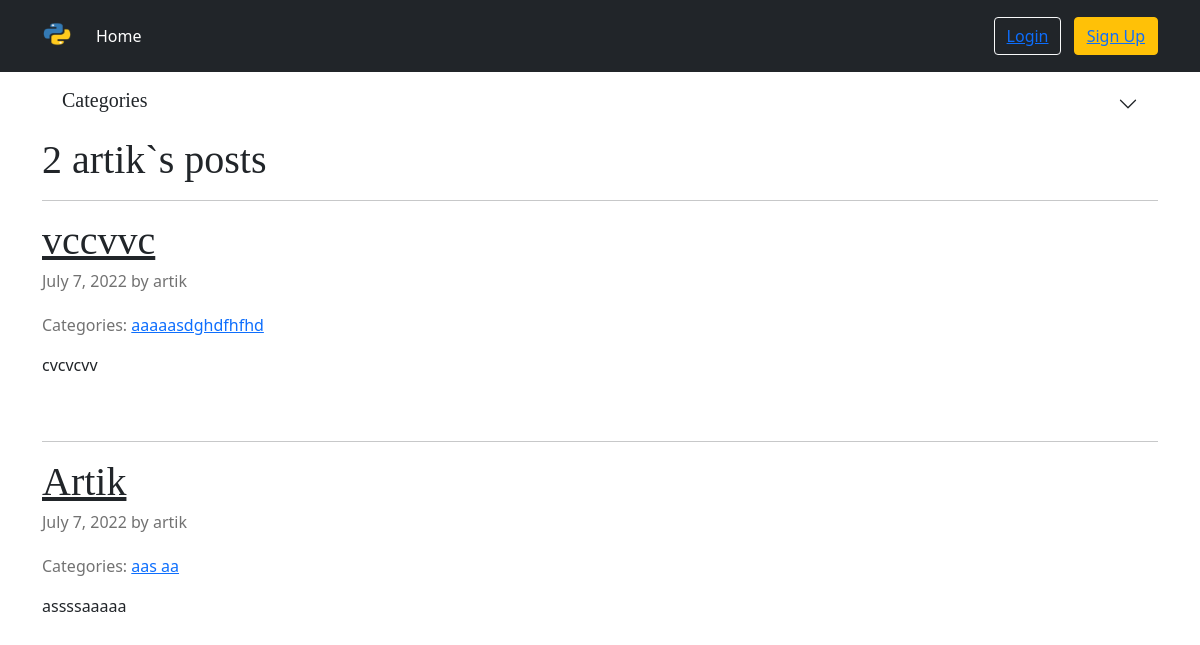
Before: /user_posts/artik/ with the older database file.
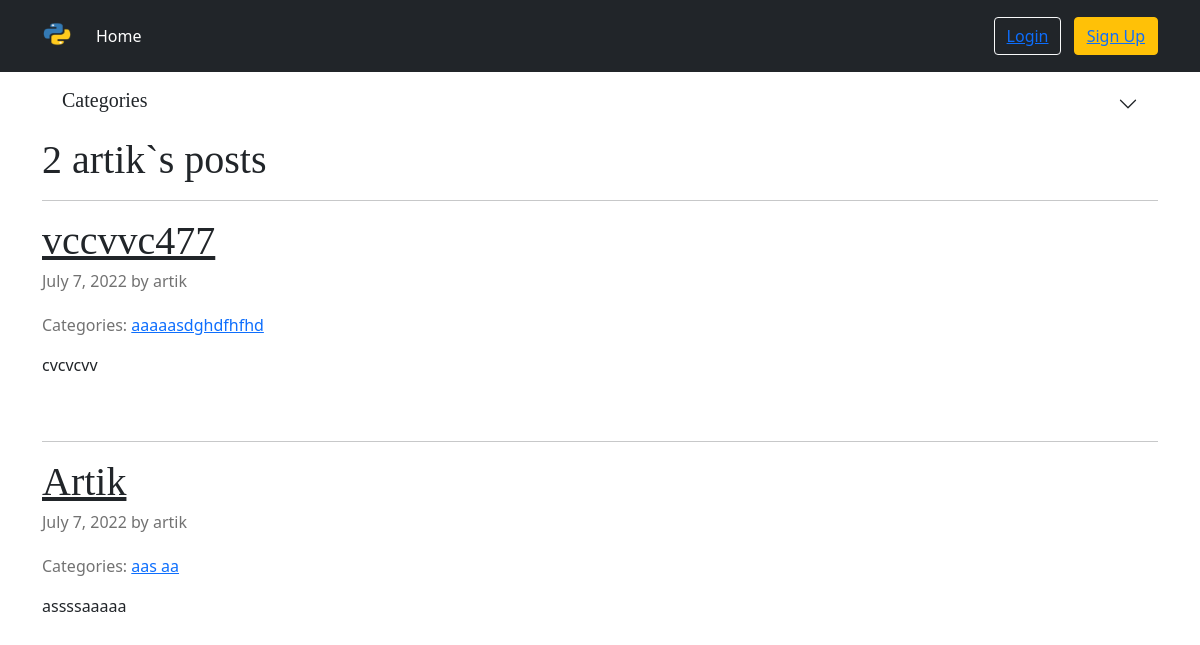
After: the same page with the newer database file.
### blog/models.py (models this page shows, shortened)
class Post(models.Model):
    title = models.CharField(max_length=50, unique=True)
    text = models.TextField()
    category = models.ManyToManyField(Category)
    slug = models.SlugField(max_length=20, unique=True, db_index=True)
    date = models.DateField(auto_now_add=True, blank=True, null=True)
    author = models.ForeignKey(User, on_delete=models.CASCADE)
    def get_absolute_url(self):
        return reverse('blog:get_one_post', kwargs={'slug': self.slug})
    class Meta:
        ordering = ['-pk']

### user/models.py (models this page shows)
class User(AbstractUser):
    def get_absolute_url(self):
        return reverse('blog:user_posts', kwargs={'username': self.username})

### blog/views.py (the view)
# urls.py: path('user_posts/<str:username>/', GetPostsByAuthor.as_view(), name='user_posts'),
class GetPostsByAuthor(ListView):
    template_name = 'blog/user_posts.html'
    context_object_name = 'posts'
    def get_queryset(self):
        return Post.objects.filter(author__username=self.kwargs['username'])
    def get_context_data(self, *, object_list=None, **kwargs):
        context = super().get_context_data(**kwargs)
        context['categories'] = Category.objects.all()
        context['username'] = self.kwargs['username']
        context['title'] = self.kwargs['username']
        return context

### blog/models.py (called while the page is built)
    def __str__(self):
        return str(self.name)

    def get_absolute_url(self):
        return reverse('blog:get_posts_by_category', kwargs={'category_slug': self.slug})

### blog/templates/blog/user_posts.html (shortened to what this page needs)
{% extends 'blog/base.html' %}
{% load static %}
{% block content %}
<main class="container">
    <div class="accordion accordion-flush" id="accordionFlushExample">
        <div class="accordion-item">
            <h2 class="accordion-header" id="flush-headingOne">
                <button class="accordion-button collapsed" type="button" data-bs-toggle="collapse"
                        data-bs-target="#flush-collapseOne" aria-expanded="false" aria-controls="flush-collapseOne">
                    <h5>Categories</h5>
                </button>
            </h2>
        </div>
    </div>
    {% for post in posts %}
    {% if forloop.first %}
    <h1>{{ forloop.revcounter0 | add:"1" }} {{ username }}`s posts</h1>
    {% endif %}
    <hr>
    <article class="blog-post">
        <h2 class="blog-post-title"><a class="link-dark" href="{{ post.get_absolute_url }}">{{ post.title }}</a></h2>
        <p class="blog-post-meta">{{ post.date }} by {{post.author }}</p>
        <p><span class="blog-post-meta">Categories:
                {% for category in post.category.all %}
                <a href="{{ category.get_absolute_url }}">{{ category }}</a>
                {% endfor %}
            </span></p>
        <p>{{ post.text|truncatewords:50 }}</p>
    </article>
    {% endfor %}
</main>
{% endblock %}

Changed rows visible on the page:
changed Post "cvcvcvv": title "vccvvc" → "vccvvc477"
